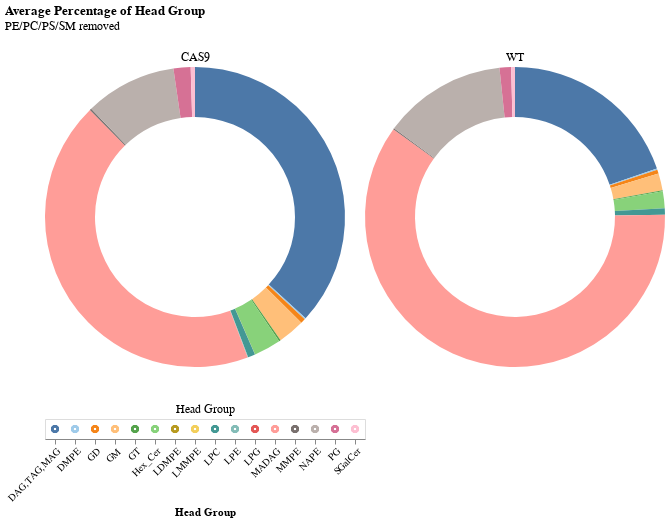

Notebook code cell kept with this figure:
### Code cell
chart_list = []

# create selection tool
click = alt.selection_point(fields=['Head Group'])

# create head group legend
heads = alt.Chart(h_dropped).mark_point().encode(
    x=alt.X('Head Group').axis(labelAngle=-45),
    color=alt.condition(click, 'Head Group', alt.value('lightgray')),
    ).add_params(click).properties(title={'text':[], 'subtitle':'Head Group'})

for ptn in h_dropped['Mutation'].unique():
    source = h_dropped[h_dropped['Mutation'] == ptn]
    
    donut = alt.Chart(source).mark_arc(innerRadius=100).encode(
        theta='mean(Fraction):Q',
        color=alt.condition(click, 'Head Group', alt.value('lightgray'), scale=alt.Scale(scheme='tableau20'), legend=None),
        opacity = alt.condition(click, alt.value(1), alt.value(0.1)),
        tooltip=['Head Group', 'mean(Fraction)']
    ).add_params(click).properties(
        width=300,
        title={'text':[], 'subtitle':ptn}
    )
    
    chart_list.append(donut)

d = alt.hconcat(*chart_list) & heads
d = d.properties(title={'text':['Average Percentage of Head Group'],  'subtitle':['PE/PC/PS/SM removed']})
d.save('graphs/cas_wt/head_group/CAS_WT_Donut_Charts_NoPEPCPSSM.png', ppi=300)
d

### Figure 1 — Vega-Lite specification as saved in the notebook (floating-point values rounded to 4 significant figures)
{"config": {"view": {"continuousWidth": 300, "continuousHeight": 300}}, "vconcat": [{"hconcat": [{"data": {"name": "data-c0f5a9493575f4f645df9e71216e63d7"}, "mark": {"type": "arc", "innerRadius": 100}, "encoding": {"color": {"condition": {"param": "param_11", "field": "Head Group", "scale": {"scheme": "tableau20"}, "legend": null, "type": "nominal"}, "value": "lightgray"}, "opacity": {"condition": {"param": "param_11", "value": 1}, "value": 0.1}, "theta": {"aggregate": "mean", "field": "Fraction", "type": "quantitative"}, "tooltip": [{"field": "Head Group", "type": "nominal"}, {"aggregate": "mean", "field": "Fraction", "type": "quantitative"}]}, "name": "view_82", "title": {"text": [], "subtitle": "CAS9"}, "width": 300}, {"data": {"name": "data-84c8ab35367d22e02cbd6379fd96b332"}, "mark": {"type": "arc", "innerRadius": 100}, "encoding": {"color": {"condition": {"param": "param_11", "field": "Head Group", "scale": {"scheme": "tableau20"}, "legend": null, "type": "nominal"}, "value": "lightgray"}, "opacity": {"condition": {"param": "param_11", "value": 1}, "value": 0.1}, "theta": {"aggregate": "mean", "field": "Fraction", "type": "quantitative"}, "tooltip": [{"field": "Head Group", "type": "nominal"}, {"aggregate": "mean", "field": "Fraction", "type": "quantitative"}]}, "name": "view_83", "title": {"text": [], "subtitle": "WT"}, "width": 300}]}, {"data": {"name": "data-909c4a5b16f205838b50b58b37fad9ff"}, "mark": {"type": "point"}, "encoding": {"color": {"condition": {"param": "param_11", "field": "Head Group"}, "value": "lightgray"}, "x": {"axis": {"labelAngle": -45}, "field": "Head Group", "type": "nominal"}}, "name": "view_84", "title": {"text": [], "subtitle": "Head Group"}}], "params": [{"name": "param_11", "select": {"type": "point", "fields": ["Head Group"]}, "views": ["view_82", "view_83", "view_84"]}], "title": {"text": ["Average Percentage of Head Group"], "subtitle": ["PE/PC/PS/SM removed"]}, "$schema": "https://vega.github.io/schema/vega-lite/v5.20.1.json", "datasets": {"data-c0f5a9493575f4f645df9e71216e63d7": [{"Mutation": "CAS9", "Head Group": "DAG,TAG,MAG", "Fraction": 0.06323}, {"Mutation": "CAS9", "Head Group": "DAG,TAG,MAG", "Fraction": 0.07757}, {"Mutation": "CAS9", "Head Group": "DAG,TAG,MAG", "Fraction": 0.07076}, {"Mutation": "CAS9", "Head Group": "DAG,TAG,MAG", "Fraction": 0.08476}, {"Mutation": "CAS9", "Head Group": "DMPE", "Fraction": 0.0002652}, {"Mutation": "CAS9", "Head Group": "DMPE", "Fraction": 0.0002937}, {"Mutation": "CAS9", "Head Group": "DMPE", "Fraction": 0.000302}, {"Mutation": "CAS9", "Head Group": "DMPE", "Fraction": 0.000312}, {"Mutation": "CAS9", "Head Group": "GD", "Fraction": 0.001146}, {"Mutation": "CAS9", "Head Group": "GD", "Fraction": 0.00109}, {"Mutation": "CAS9", "Head Group": "GD", "Fraction": 0.001063}, {"Mutation": "CAS9", "Head Group": "GD", "Fraction": 0.0008317}, {"Mutation": "CAS9", "Head Group": "GM", "Fraction": 0.005889}, {"Mutation": "CAS9", "Head Group": "GM", "Fraction": 0.006715}, {"Mutation": "CAS9", "Head Group": "GM", "Fraction": 0.005804}, {"Mutation": "CAS9", "Head Group": "GM", "Fraction": 0.004811}, {"Mutation": "CAS9", "Head Group": "GT", "Fraction": 0.0003519}, {"Mutation": "CAS9", "Head Group": "GT", "Fraction": 0.0003858}, {"Mutation": "CAS9", "Head Group": "GT", "Fraction": 0.0003789}, {"Mutation": "CAS9", "Head Group": "GT", "Fraction": 0.0003195}, {"Mutation": "CAS9", "Head Group": "Hex_Cer", "Fraction": 0.005905}, {"Mutation": "CAS9", "Head Group": "Hex_Cer", "Fraction": 0.00677}, {"Mutation": "CAS9", "Head Group": "Hex_Cer", "Fraction": 0.006033}, {"Mutation": "CAS9", "Head Group": "Hex_Cer", "Fraction": 0.004781}, {"Mutation": "CAS9", "Head Group": "LDMPE", "Fraction": 1.616e-05}, {"Mutation": "CAS9", "Head Group": "LDMPE", "Fraction": 1.478e-05}, {"Mutation": "CAS9", "Head Group": "LDMPE", "Fraction": 9.282e-06}, {"Mutation": "CAS9", "Head Group": "LDMPE", "Fraction": 1.255e-05}, {"Mutation": "CAS9", "Head Group": "LMMPE", "Fraction": 2.606e-05}, {"Mutation": "CAS9", "Head Group": "LMMPE", "Fraction": 2.404e-05}, {"Mutation": "CAS9", "Head Group": "LMMPE", "Fraction": 1.343e-05}, {"Mutation": "CAS9", "Head Group": "LMMPE", "Fraction": 1.378e-05}, {"Mutation": "CAS9", "Head Group": "LPC", "Fraction": 0.001667}, {"Mutation": "CAS9", "Head Group": "LPC", "Fraction": 0.00131}, {"Mutation": "CAS9", "Head Group": "LPC", "Fraction": 0.001702}, {"Mutation": "CAS9", "Head Group": "LPC", "Fraction": 0.00164}, {"Mutation": "CAS9", "Head Group": "LPE", "Fraction": 0.0001144}, {"Mutation": "CAS9", "Head Group": "LPE", "Fraction": 0.0001221}, {"Mutation": "CAS9", "Head Group": "LPE", "Fraction": 0.0001245}, {"Mutation": "CAS9", "Head Group": "LPE", "Fraction": 8.286e-05}, {"Mutation": "CAS9", "Head Group": "LPG", "Fraction": 0.0}, {"Mutation": "CAS9", "Head Group": "LPG", "Fraction": 0.0}, {"Mutation": "CAS9", "Head Group": "LPG", "Fraction": 0.0}, {"Mutation": "CAS9", "Head Group": "LPG", "Fraction": 0.0}, {"Mutation": "CAS9", "Head Group": "MADAG", "Fraction": 0.09077}, {"Mutation": "CAS9", "Head Group": "MADAG", "Fraction": 0.09518}, {"Mutation": "CAS9", "Head Group": "MADAG", "Fraction": 0.08473}, {"Mutation": "CAS9", "Head Group": "MADAG", "Fraction": 0.07848}, {"Mutation": "CAS9", "Head Group": "MMPE", "Fraction": 0.0003634}, {"Mutation": "CAS9", "Head Group": "MMPE", "Fraction": 0.0003374}, {"Mutation": "CAS9", "Head Group": "MMPE", "Fraction": 0.0003419}, {"Mutation": "CAS9", "Head Group": "MMPE", "Fraction": 0.0003356}, {"Mutation": "CAS9", "Head Group": "NAPE", "Fraction": 0.01907}, {"Mutation": "CAS9", "Head Group": "NAPE", "Fraction": 0.0202}, {"Mutation": "CAS9", "Head Group": "NAPE", "Fraction": 0.02045}, {"Mutation": "CAS9", "Head Group": "NAPE", "Fraction": 0.01977}, {"Mutation": "CAS9", "Head Group": "PG", "Fraction": 0.003751}, {"Mutation": "CAS9", "Head Group": "PG", "Fraction": 0.00388}, {"Mutation": "CAS9", "Head Group": "PG", "Fraction": 0.003738}, {"Mutation": "CAS9", "Head Group": "PG", "Fraction": 0.003471}, {"Mutation": "CAS9", "Head Group": "SGalCer", "Fraction": 0.0009512}, {"Mutation": "CAS9", "Head Group": "SGalCer", "Fraction": 0.0009547}, {"Mutation": "CAS9", "Head Group": "SGalCer", "Fraction": 0.0009602}, {"Mutation": "CAS9", "Head Group": "SGalCer", "Fraction": 0.0008319}], "data-84c8ab35367d22e02cbd6379fd96b332": [{"Mutation": "WT", "Head Group": "DAG,TAG,MAG", "Fraction": 0.05298}, {"Mutation": "WT", "Head Group": "DAG,TAG,MAG", "Fraction": 0.05323}, {"Mutation": "WT", "Head Group": "DAG,TAG,MAG", "Fraction": 0.05461}, {"Mutation": "WT", "Head Group": "DAG,TAG,MAG", "Fraction": 0.05628}, {"Mutation": "WT", "Head Group": "DMPE", "Fraction": 0.0003783}, {"Mutation": "WT", "Head Group": "DMPE", "Fraction": 0.0003818}, {"Mutation": "WT", "Head Group": "DMPE", "Fraction": 0.0003678}, {"Mutation": "WT", "Head Group": "DMPE", "Fraction": 0.0003448}, {"Mutation": "WT", "Head Group": "GD", "Fraction": 0.001167}, {"Mutation": "WT", "Head Group": "GD", "Fraction": 0.001227}, {"Mutation": "WT", "Head Group": "GD", "Fraction": 0.001164}, {"Mutation": "WT", "Head Group": "GD", "Fraction": 0.001085}, {"Mutation": "WT", "Head Group": "GM", "Fraction": 0.004891}, {"Mutation": "WT", "Head Group": "GM", "Fraction": 0.004999}, {"Mutation": "WT", "Head Group": "GM", "Fraction": 0.005226}, {"Mutation": "WT", "Head Group": "GM", "Fraction": 0.004926}, {"Mutation": "WT", "Head Group": "GT", "Fraction": 0.0003192}, {"Mutation": "WT", "Head Group": "GT", "Fraction": 0.000395}, {"Mutation": "WT", "Head Group": "GT", "Fraction": 0.0003442}, {"Mutation": "WT", "Head Group": "GT", "Fraction": 0.0003308}, {"Mutation": "WT", "Head Group": "Hex_Cer", "Fraction": 0.004795}, {"Mutation": "WT", "Head Group": "Hex_Cer", "Fraction": 0.00494}, {"Mutation": "WT", "Head Group": "Hex_Cer", "Fraction": 0.00512}, {"Mutation": "WT", "Head Group": "Hex_Cer", "Fraction": 0.004829}, {"Mutation": "WT", "Head Group": "LDMPE", "Fraction": 0.0}, {"Mutation": "WT", "Head Group": "LDMPE", "Fraction": 0.0}, {"Mutation": "WT", "Head Group": "LDMPE", "Fraction": 1.019e-05}, {"Mutation": "WT", "Head Group": "LDMPE", "Fraction": 0.0}, {"Mutation": "WT", "Head Group": "LMMPE", "Fraction": 2.142e-05}, {"Mutation": "WT", "Head Group": "LMMPE", "Fraction": 9.131e-06}, {"Mutation": "WT", "Head Group": "LMMPE", "Fraction": 4.633e-06}, {"Mutation": "WT", "Head Group": "LMMPE", "Fraction": 1.18e-05}, {"Mutation": "WT", "Head Group": "LPC", "Fraction": 0.002115}, {"Mutation": "WT", "Head Group": "LPC", "Fraction": 0.001982}, {"Mutation": "WT", "Head Group": "LPC", "Fraction": 0.001714}, {"Mutation": "WT", "Head Group": "LPC", "Fraction": 0.001742}, {"Mutation": "WT", "Head Group": "LPE", "Fraction": 4.243e-05}, {"Mutation": "WT", "Head Group": "LPE", "Fraction": 3.963e-05}, {"Mutation": "WT", "Head Group": "LPE", "Fraction": 3.591e-05}, {"Mutation": "WT", "Head Group": "LPE", "Fraction": 3.918e-05}, {"Mutation": "WT", "Head Group": "LPG", "Fraction": 0.0}, {"Mutation": "WT", "Head Group": "LPG", "Fraction": 0.0}, {"Mutation": "WT", "Head Group": "LPG", "Fraction": 0.0}, {"Mutation": "WT", "Head Group": "LPG", "Fraction": 5.218e-06}, {"Mutation": "WT", "Head Group": "MADAG", "Fraction": 0.1523}, {"Mutation": "WT", "Head Group": "MADAG", "Fraction": 0.166}, {"Mutation": "WT", "Head Group": "MADAG", "Fraction": 0.173}, {"Mutation": "WT", "Head Group": "MADAG", "Fraction": 0.1698}, {"Mutation": "WT", "Head Group": "MMPE", "Fraction": 0.0003535}, {"Mutation": "WT", "Head Group": "MMPE", "Fraction": 0.0003407}, {"Mutation": "WT", "Head Group": "MMPE", "Fraction": 0.0003178}, {"Mutation": "WT", "Head Group": "MMPE", "Fraction": 0.0002856}, {"Mutation": "WT", "Head Group": "NAPE", "Fraction": 0.0302}, {"Mutation": "WT", "Head Group": "NAPE", "Fraction": 0.04282}, {"Mutation": "WT", "Head Group": "NAPE", "Fraction": 0.04111}, {"Mutation": "WT", "Head Group": "NAPE", "Fraction": 0.03184}, {"Mutation": "WT", "Head Group": "PG", "Fraction": 0.003661}, {"Mutation": "WT", "Head Group": "PG", "Fraction": 0.003913}, {"Mutation": "WT", "Head Group": "PG", "Fraction": 0.003064}, {"Mutation": "WT", "Head Group": "PG", "Fraction": 0.003015}, {"Mutation": "WT", "Head Group": "SGalCer", "Fraction": 0.001154}, {"Mutation": "WT", "Head Group": "SGalCer", "Fraction": 0.001221}, {"Mutation": "WT", "Head Group": "SGalCer", "Fraction": 0.001113}, {"Mutation": "WT", "Head Group": "SGalCer", "Fraction": 0.001037}], "data-909c4a5b16f205838b50b58b37fad9ff": [{"Mutation": "CAS9", "Head Group": "DAG,TAG,MAG", "Fraction": 0.06323}, {"Mutation": "CAS9", "Head Group": "DAG,TAG,MAG", "Fraction": 0.07757}, {"Mutation": "CAS9", "Head Group": "DAG,TAG,MAG", "Fraction": 0.07076}, {"Mutation": "CAS9", "Head Group": "DAG,TAG,MAG", "Fraction": 0.08476}, {"Mutation": "WT", "Head Group": "DAG,TAG,MAG", "Fraction": 0.05298}, {"Mutation": "WT", "Head Group": "DAG,TAG,MAG", "Fraction": 0.05323}, {"Mutation": "WT", "Head Group": "DAG,TAG,MAG", "Fraction": 0.05461}, {"Mutation": "WT", "Head Group": "DAG,TAG,MAG", "Fraction": 0.05628}, {"Mutation": "CAS9", "Head Group": "DMPE", "Fraction": 0.0002652}, {"Mutation": "CAS9", "Head Group": "DMPE", "Fraction": 0.0002937}, {"Mutation": "CAS9", "Head Group": "DMPE", "Fraction": 0.000302}, {"Mutation": "CAS9", "Head Group": "DMPE", "Fraction": 0.000312}, {"Mutation": "WT", "Head Group": "DMPE", "Fraction": 0.0003783}, {"Mutation": "WT", "Head Group": "DMPE", "Fraction": 0.0003818}, {"Mutation": "WT", "Head Group": "DMPE", "Fraction": 0.0003678}, {"Mutation": "WT", "Head Group": "DMPE", "Fraction": 0.0003448}, {"Mutation": "CAS9", "Head Group": "GD", "Fraction": 0.001146}, {"Mutation": "CAS9", "Head Group": "GD", "Fraction": 0.00109}, {"Mutation": "CAS9", "Head Group": "GD", "Fraction": 0.001063}, {"Mutation": "CAS9", "Head Group": "GD", "Fraction": 0.0008317}, {"Mutation": "WT", "Head Group": "GD", "Fraction": 0.001167}, {"Mutation": "WT", "Head Group": "GD", "Fraction": 0.001227}, {"Mutation": "WT", "Head Group": "GD", "Fraction": 0.001164}, {"Mutation": "WT", "Head Group": "GD", "Fraction": 0.001085}, {"Mutation": "CAS9", "Head Group": "GM", "Fraction": 0.005889}, {"Mutation": "CAS9", "Head Group": "GM", "Fraction": 0.006715}, {"Mutation": "CAS9", "Head Group": "GM", "Fraction": 0.005804}, {"Mutation": "CAS9", "Head Group": "GM", "Fraction": 0.004811}, {"Mutation": "WT", "Head Group": "GM", "Fraction": 0.004891}, {"Mutation": "WT", "Head Group": "GM", "Fraction": 0.004999}, {"Mutation": "WT", "Head Group": "GM", "Fraction": 0.005226}, {"Mutation": "WT", "Head Group": "GM", "Fraction": 0.004926}, {"Mutation": "CAS9", "Head Group": "GT", "Fraction": 0.0003519}, {"Mutation": "CAS9", "Head Group": "GT", "Fraction": 0.0003858}, {"Mutation": "CAS9", "Head Group": "GT", "Fraction": 0.0003789}, {"Mutation": "CAS9", "Head Group": "GT", "Fraction": 0.0003195}, {"Mutation": "WT", "Head Group": "GT", "Fraction": 0.0003192}, {"Mutation": "WT", "Head Group": "GT", "Fraction": 0.000395}, {"Mutation": "WT", "Head Group": "GT", "Fraction": 0.0003442}, {"Mutation": "WT", "Head Group": "GT", "Fraction": 0.0003308}, {"Mutation": "CAS9", "Head Group": "Hex_Cer", "Fraction": 0.005905}, {"Mutation": "CAS9", "Head Group": "Hex_Cer", "Fraction": 0.00677}, {"Mutation": "CAS9", "Head Group": "Hex_Cer", "Fraction": 0.006033}, {"Mutation": "CAS9", "Head Group": "Hex_Cer", "Fraction": 0.004781}, {"Mutation": "WT", "Head Group": "Hex_Cer", "Fraction": 0.004795}, {"Mutation": "WT", "Head Group": "Hex_Cer", "Fraction": 0.00494}, {"Mutation": "WT", "Head Group": "Hex_Cer", "Fraction": 0.00512}, {"Mutation": "WT", "Head Group": "Hex_Cer", "Fraction": 0.004829}, {"Mutation": "CAS9", "Head Group": "LDMPE", "Fraction": 1.616e-05}, {"Mutation": "CAS9", "Head Group": "LDMPE", "Fraction": 1.478e-05}, {"Mutation": "CAS9", "Head Group": "LDMPE", "Fraction": 9.282e-06}, {"Mutation": "CAS9", "Head Group": "LDMPE", "Fraction": 1.255e-05}, {"Mutation": "WT", "Head Group": "LDMPE", "Fraction": 0.0}, {"Mutation": "WT", "Head Group": "LDMPE", "Fraction": 0.0}, {"Mutation": "WT", "Head Group": "LDMPE", "Fraction": 1.019e-05}, {"Mutation": "WT", "Head Group": "LDMPE", "Fraction": 0.0}, {"Mutation": "CAS9", "Head Group": "LMMPE", "Fraction": 2.606e-05}, {"Mutation": "CAS9", "Head Group": "LMMPE", "Fraction": 2.404e-05}, {"Mutation": "CAS9", "Head Group": "LMMPE", "Fraction": 1.343e-05}, {"Mutation": "CAS9", "Head Group": "LMMPE", "Fraction": 1.378e-05}, {"Mutation": "WT", "Head Group": "LMMPE", "Fraction": 2.142e-05}, {"Mutation": "WT", "Head Group": "LMMPE", "Fraction": 9.131e-06}, {"Mutation": "WT", "Head Group": "LMMPE", "Fraction": 4.633e-06}, {"Mutation": "WT", "Head Group": "LMMPE", "Fraction": 1.18e-05}, {"Mutation": "CAS9", "Head Group": "LPC", "Fraction": 0.001667}, {"Mutation": "CAS9", "Head Group": "LPC", "Fraction": 0.00131}, {"Mutation": "CAS9", "Head Group": "LPC", "Fraction": 0.001702}, {"Mutation": "CAS9", "Head Group": "LPC", "Fraction": 0.00164}, {"Mutation": "WT", "Head Group": "LPC", "Fraction": 0.002115}, {"Mutation": "WT", "Head Group": "LPC", "Fraction": 0.001982}, {"Mutation": "WT", "Head Group": "LPC", "Fraction": 0.001714}, {"Mutation": "WT", "Head Group": "LPC", "Fraction": 0.001742}, {"Mutation": "CAS9", "Head Group": "LPE", "Fraction": 0.0001144}, {"Mutation": "CAS9", "Head Group": "LPE", "Fraction": 0.0001221}, {"Mutation": "CAS9", "Head Group": "LPE", "Fraction": 0.0001245}, {"Mutation": "CAS9", "Head Group": "LPE", "Fraction": 8.286e-05}, {"Mutation": "WT", "Head Group": "LPE", "Fraction": 4.243e-05}, {"Mutation": "WT", "Head Group": "LPE", "Fraction": 3.963e-05}, {"Mutation": "WT", "Head Group": "LPE", "Fraction": 3.591e-05}, {"Mutation": "WT", "Head Group": "LPE", "Fraction": 3.918e-05}, {"Mutation": "CAS9", "Head Group": "LPG", "Fraction": 0.0}, {"Mutation": "CAS9", "Head Group": "LPG", "Fraction": 0.0}, {"Mutation": "CAS9", "Head Group": "LPG", "Fraction": 0.0}, {"Mutation": "CAS9", "Head Group": "LPG", "Fraction": 0.0}, {"Mutation": "WT", "Head Group": "LPG", "Fraction": 0.0}, {"Mutation": "WT", "Head Group": "LPG", "Fraction": 0.0}, {"Mutation": "WT", "Head Group": "LPG", "Fraction": 0.0}, {"Mutation": "WT", "Head Group": "LPG", "Fraction": 5.218e-06}, {"Mutation": "CAS9", "Head Group": "MADAG", "Fraction": 0.09077}, {"Mutation": "CAS9", "Head Group": "MADAG", "Fraction": 0.09518}, {"Mutation": "CAS9", "Head Group": "MADAG", "Fraction": 0.08473}, {"Mutation": "CAS9", "Head Group": "MADAG", "Fraction": 0.07848}, {"Mutation": "WT", "Head Group": "MADAG", "Fraction": 0.1523}, {"Mutation": "WT", "Head Group": "MADAG", "Fraction": 0.166}, {"Mutation": "WT", "Head Group": "MADAG", "Fraction": 0.173}, {"Mutation": "WT", "Head Group": "MADAG", "Fraction": 0.1698}, {"Mutation": "CAS9", "Head Group": "MMPE", "Fraction": 0.0003634}, {"Mutation": "CAS9", "Head Group": "MMPE", "Fraction": 0.0003374}, {"Mutation": "CAS9", "Head Group": "MMPE", "Fraction": 0.0003419}, {"Mutation": "CAS9", "Head Group": "MMPE", "Fraction": 0.0003356}, {"Mutation": "WT", "Head Group": "MMPE", "Fraction": 0.0003535}, {"Mutation": "WT", "Head Group": "MMPE", "Fraction": 0.0003407}, {"Mutation": "WT", "Head Group": "MMPE", "Fraction": 0.0003178}, {"Mutation": "WT", "Head Group": "MMPE", "Fraction": 0.0002856}, {"Mutation": "CAS9", "Head Group": "NAPE", "Fraction": 0.01907}, {"Mutation": "CAS9", "Head Group": "NAPE", "Fraction": 0.0202}, {"Mutation": "CAS9", "Head Group": "NAPE", "Fraction": 0.02045}, {"Mutation": "CAS9", "Head Group": "NAPE", "Fraction": 0.01977}, {"Mutation": "WT", "Head Group": "NAPE", "Fraction": 0.0302}, {"Mutation": "WT", "Head Group": "NAPE", "Fraction": 0.04282}, {"Mutation": "WT", "Head Group": "NAPE", "Fraction": 0.04111}, {"Mutation": "WT", "Head Group": "NAPE", "Fraction": 0.03184}, {"Mutation": "CAS9", "Head Group": "PG", "Fraction": 0.003751}, {"Mutation": "CAS9", "Head Group": "PG", "Fraction": 0.00388}, {"Mutation": "CAS9", "Head Group": "PG", "Fraction": 0.003738}, {"Mutation": "CAS9", "Head Group": "PG", "Fraction": 0.003471}, {"Mutation": "WT", "Head Group": "PG", "Fraction": 0.003661}, {"Mutation": "WT", "Head Group": "PG", "Fraction": 0.003913}, {"Mutation": "WT", "Head Group": "PG", "Fraction": 0.003064}, {"Mutation": "WT", "Head Group": "PG", "Fraction": 0.003015}, {"Mutation": "CAS9", "Head Group": "SGalCer", "Fraction": 0.0009512}, {"Mutation": "CAS9", "Head Group": "SGalCer", "Fraction": 0.0009547}, {"Mutation": "CAS9", "Head Group": "SGalCer", "Fraction": 0.0009602}, {"Mutation": "CAS9", "Head Group": "SGalCer", "Fraction": 0.0008319}, {"Mutation": "WT", "Head Group": "SGalCer", "Fraction": 0.001154}, {"Mutation": "WT", "Head Group": "SGalCer", "Fraction": 0.001221}, {"Mutation": "WT", "Head Group": "SGalCer", "Fraction": 0.001113}, {"Mutation": "WT", "Head Group": "SGalCer", "Fraction": 0.001037}]}}
